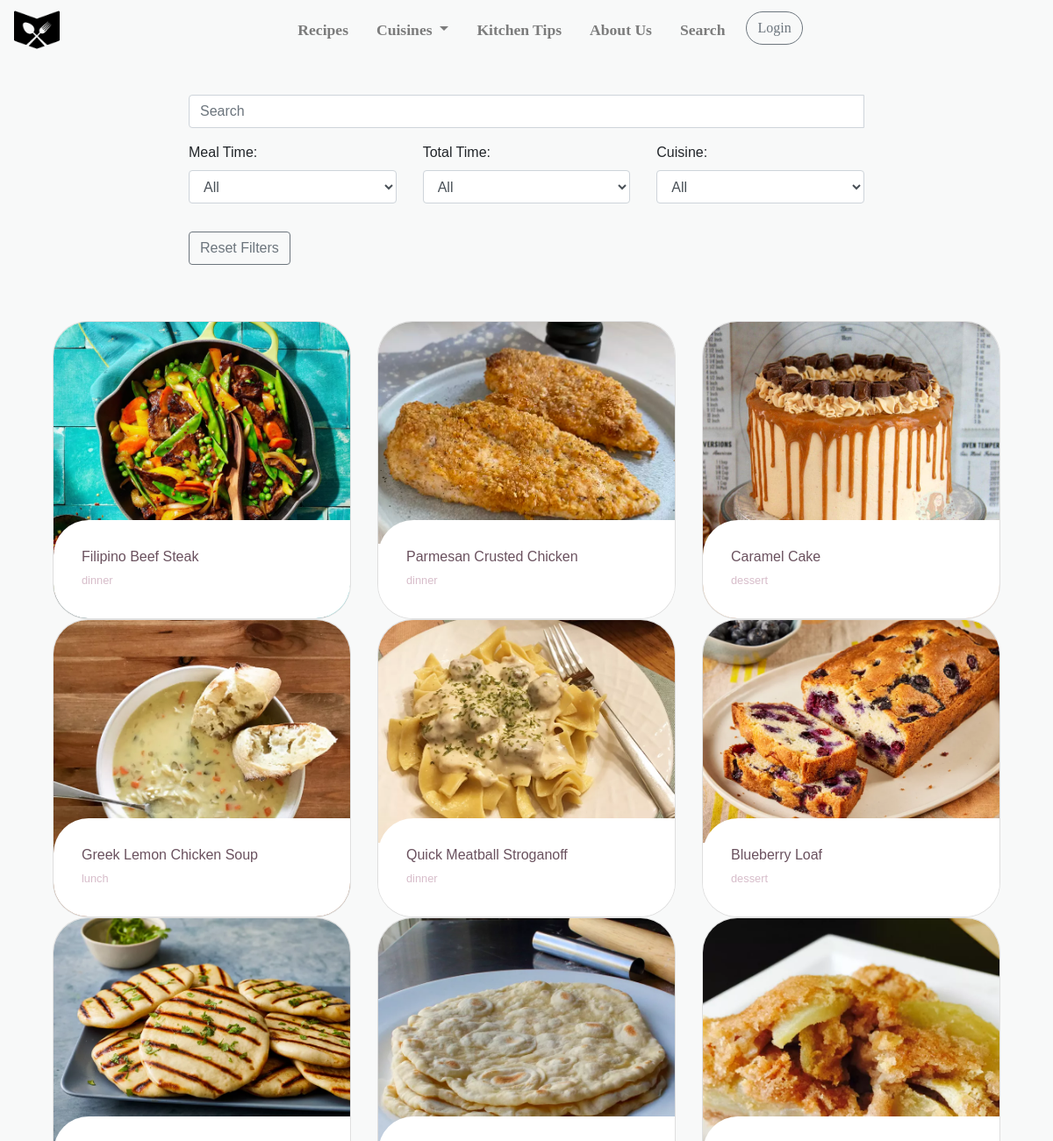
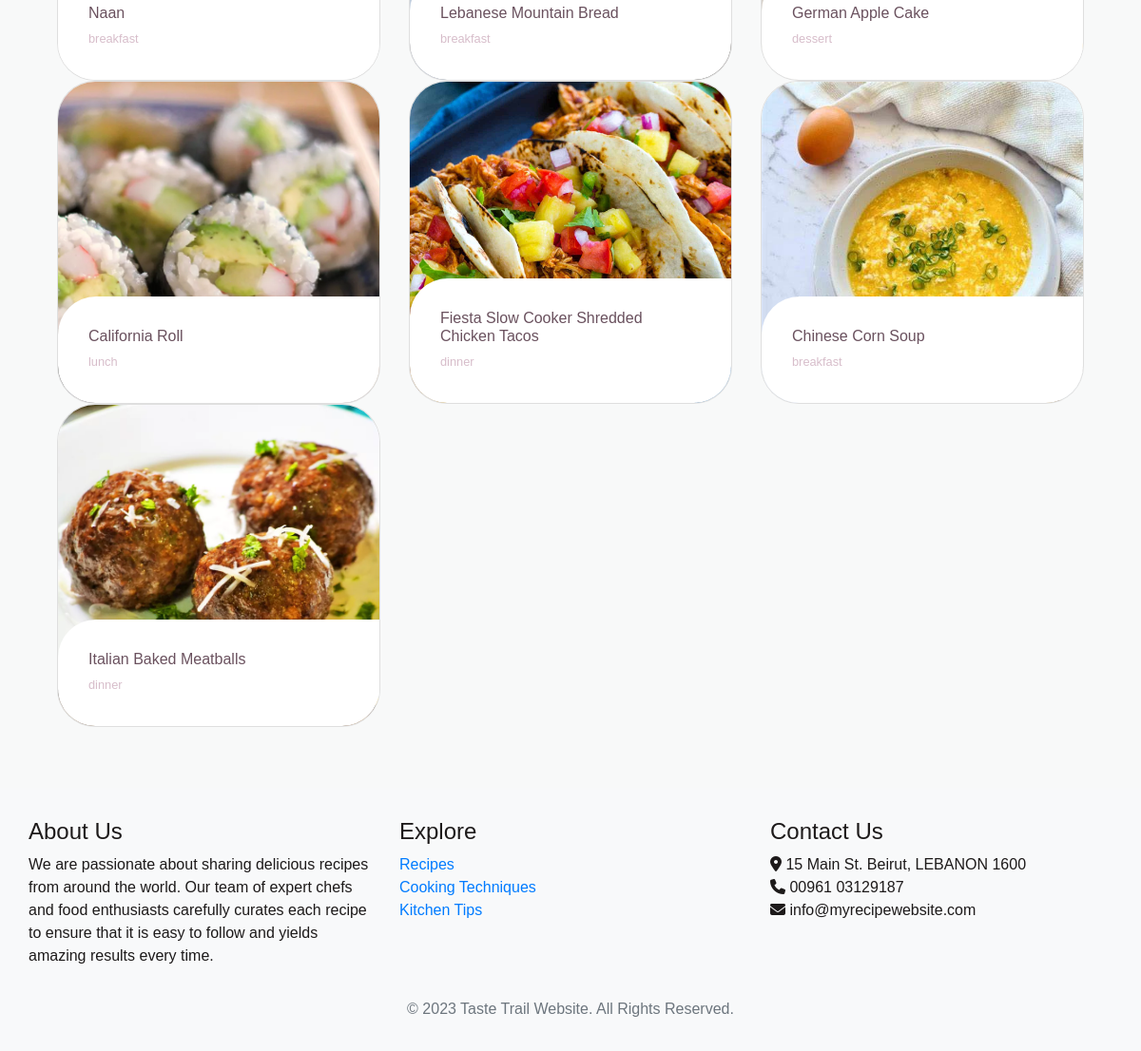
Screenshot of /search.php with the database file from the repository (2 pictures, top to bottom).
### tables this page shows
CREATE TABLE `recipes` (
  `recipe_id` int(20) NOT NULL,
  `user_id` int(20) NOT NULL,
  `name` varchar(50) NOT NULL,
  `description` text NOT NULL,
  `create_date` datetime NOT NULL,
  `preparation_time` int(5) NOT NULL,
  `cooking_time` int(5) NOT NULL,
  `total_time` int(5) NOT NULL,
  `servings` int(5) NOT NULL,
  `meal_time` varchar(20) NOT NULL,
  `cuisine` varchar(20) NOT NULL,
  `image` varchar(200) NOT NULL,
  `status` varchar(15) NOT NULL
);

### search.php (the view, shortened to what this page needs)
<?php
include 'includes/connection.php';
?>
<!DOCTYPE html>
<html lang="en">
<head>
</head>
<link rel="stylesheet" href="css/bootstrap.css">
<link rel="stylesheet" href="css/stylesheet.css">
<link rel="stylesheet" href="css/search.css">
<link rel="stylesheet" href="fontawesome-free-6.4.0-web/css/all.css">
<body>
  <div>
    <nav class="navbar navbar-expand-lg navbar-light">
      <a href="index.php"> <img src="images/logo.png" alt="Logo" width="52" height="52" style="margin-right: 10px;">
      </a>
      <div class="collapse navbar-collapse  justify-content-center" id="navbarNav">
        <div>
          <ul class="navbar-nav recipe">
            <li class="nav-item">
              <a class="nav-link" href="#recipes">Recipes</a>
            </li>
            <li class="nav-item dropdown">
              <a class="nav-link dropdown-toggle" href="#" id="navbarDropdown" role="button" data-bs-toggle="dropdown" aria-haspopup="true" aria-expanded="false">
                Cuisines
              </a>
            </li>
            <li class="nav-item">
              <a class="nav-link" href="kitchen_tips.php">Kitchen Tips</a>
            </li>
            <li class="nav-item">
              <a class="nav-link" href="#footer">About Us</a>
            </li>
            <li class="nav-item">
              <a class="nav-link" href="#" id="search-link">Search</a>
            </li>
            <li class="nav-item">
              <button type="button" class="btn btn-outline-secondary btn-round mr-md-3 mb-md-0 mb-2" data-toggle="modal" data-target="#loginModal">
                Login
              </button>
            </li>
          </ul>
        </div>
      </div>
    </nav>
    <div class="search-container col-8">
      <div class="row">
        <div class="col-md-12">
          <div class="input-group mb-3">
            <input class="form-control search-input" type="search" placeholder="Search" aria-label="Search" name="search" id="search">
          </div>
        </div>
        <div class="col-md-4">
          <div class="form-group">
            <label for="mealtime-filter">Meal Time:</label>
            <select class="form-control" id="mealtime-filter">
              <option value="">All</option>
            </select>
          </div>
        </div>
        <div class="col-md-4">
          <div class="form-group">
            <label for="totaltime-filter">Total Time:</label>
            <select class="form-control" id="totaltime-filter">
              <option value="">All</option>
            </select>
          </div>
        </div>
        <div class="col-md-4">
          <div class="form-group">
            <label for="cuisine-filter">Cuisine:</label>
            <select class="form-control" id="cuisine-filter">
              <option value="">All</option>
            </select>
          </div>
        </div>
        <div class="col-md-12 mt-3">
          <button class="btn btn-outline-secondary" type="button" id="reset-button">Reset Filters</button>
        </div>
      </div>
    </div>
    <ul class="cards" id="recipes">
      <div class="row">
        <?php
        $sql = "SELECT * FROM recipes WHERE status = 'approved'";
        $result = mysqli_query($con, $sql);
        if (mysqli_num_rows($result) > 0) {
          while ($row = mysqli_fetch_assoc($result)) {
            $image = $row['image'];
            $title = $row['name'];
            $meal_time = $row['meal_time'];
            $recipe_id = $row['recipe_id'];
            $cuisine = $row['cuisine'];
            $total_time = $row['total_time'];
            echo '<div class="col-sm-6 col-md-4 col-lg-4 col-xl-4 col-xxl-2 recipe-card" data-mealtime="' . $meal_time . '" data-totaltime="' . $total_time . '" data-cuisine="' . $cuisine . '">';
            echo '<a href="recipe_details.php?id=' . $recipe_id . '" class="card">';
            echo '<img src="images/' . $image . '" class="card__image" alt="">';
            echo '<div class="card__overlay">';
            echo '<div class="card__header">';
            echo '<svg class="card__arc" xmlns="http://www.w3.org/2000/svg"><path></path></svg>';
            echo '<div class="card__header-text">';
            echo '<h3 class="card__title">' . $title . '</h3>';
            echo '<span class="card__status">' . $meal_time . '</span>';
            echo '</div>';
            echo '</div>';
            echo '</div>';
            echo '</div>';
          }
        } else {
          echo "No data found.";
        }
        ?>
      </div>
    </ul>
    <footer class="footer bg-light" id="footer">
      <div class="container">
        <div class="row">
          <div class="col-lg-4">
            <h4>About Us</h4>
            <p>We are passionate about sharing delicious recipes from around the world. Our team of expert chefs and food enthusiasts carefully curates each recipe to ensure that it is easy to follow and yields amazing results every time.</p>
          </div>
          <div class="col-lg-4">
            <h4>Explore</h4>
            <ul class="list-unstyled">
              <li><a href="#recipes">Recipes</a></li>
              <li><a href="#">Cooking Techniques</a></li>
              <li><a href="kitchen_tips.php">Kitchen Tips</a></li>
            </ul>
          </div>
          <div class="col-lg-4">
            <h4>Contact Us</h4>
            <ul class="list-unstyled">
              <li><i class="fas fa-map-marker-alt"></i> 15 Main St. Beirut, LEBANON 1600</li>
              <li><i class="fas fa-phone"></i> 00961 03129187</li>
              <li><i class="fas fa-envelope"></i> info@myrecipewebsite.com</li>
            </ul>
          </div>
        </div>
        <div class="row mt-3">
          <div class="col-lg-12 text-center">
            <p class="text-muted mb-0">&copy; 2023 Taste Trail Website. All Rights Reserved.</p>
          </div>
        </div>
      </div>
    </footer>
</body>
</html>

### css/stylesheet.css (style rules this page uses)
.navbar-nav .nav-link { font-size: 1.1rem; font-weight: bold; color: #343a40; margin-right: 1rem; }
.container { padding: 2rem 0rem; }
.btn-round { border-radius: 3rem; }
:root { --surface-color: #fff; --curve: 40; }
* { box-sizing: border-box; }
body { font-family: "Noto Sans JP", sans-serif; background-color: #f8f9f9; }
.cards { display: grid; grid-template-columns: repeat(auto-fit, minmax(300px, 1fr)); gap: 2rem; margin: 4rem 5vw; padding: 0; list-style-type: none; }
.card { position: relative; display: block; height: 100%; border-radius: calc(var(--curve) * 1px); overflow: hidden; text-decoration: none; }
.card__image { width: 100%; height: auto; }
.card__overlay { position: absolute; bottom: 0; left: 0; right: 0; z-index: 1; border-radius: calc(var(--curve) * 1px); background-color: var(--surface-color); transform: translateY(100%); transition: 0.2s ease-in-out; }
.card__header { position: relative; display: flex; align-items: center; gap: 2em; padding: 2em; border-radius: calc(var(--curve) * 1px) 0 0 0; background-color: var(--surface-color); transform: translateY(-100%); transition: 0.2s ease-in-out; }
.card__arc { width: 80px; height: 80px; position: absolute; bottom: 100%; right: 0; z-index: 1; }
.card__title { font-size: 1em; margin: 0 0 0.3em; color: #6a515e; }
.card__status { font-size: 0.8em; color: #d7bdca; }

### search.php (style rules this page uses)
body { background-color: #f8f9f9; }
.recipe li { font-family: 'Playfair Display', serif; }
.footer { background-color: #ededed; color: rgb(29, 26, 26); }
.search-container { max-width: 500px; margin: 40px auto; }
.search-input { font-size: 16px; padding: 10px; }

### rows the page displays
recipes: image (picture), name "Filipino Beef Steak", meal_time "dinner"
recipes: image (picture), name "Parmesan Crusted Chicken", meal_time "dinner"
recipes: image (picture), name "Caramel Cake", meal_time "dessert"
recipes: image (picture), name "Greek Lemon Chicken Soup", meal_time "lunch"
recipes: image (picture), name "Quick Meatball Stroganoff", meal_time "dinner"
recipes: image (picture), name "Blueberry Loaf", meal_time "dessert"
recipes: image (picture), name "Naan", meal_time "breakfast"
recipes: image (picture), name "Lebanese Mountain Bread", meal_time "breakfast"
recipes: image (picture), name "German Apple Cake", meal_time "dessert"
recipes: image (picture), name "California Roll", meal_time "lunch"
recipes: image (picture), name "Fiesta Slow Cooker Shredded Chicken Tacos", meal_time "dinner"
recipes: image (picture), name "Chinese Corn Soup", meal_time "breakfast"
recipes: image (picture), name "Italian Baked Meatballs", meal_time "dinner"
